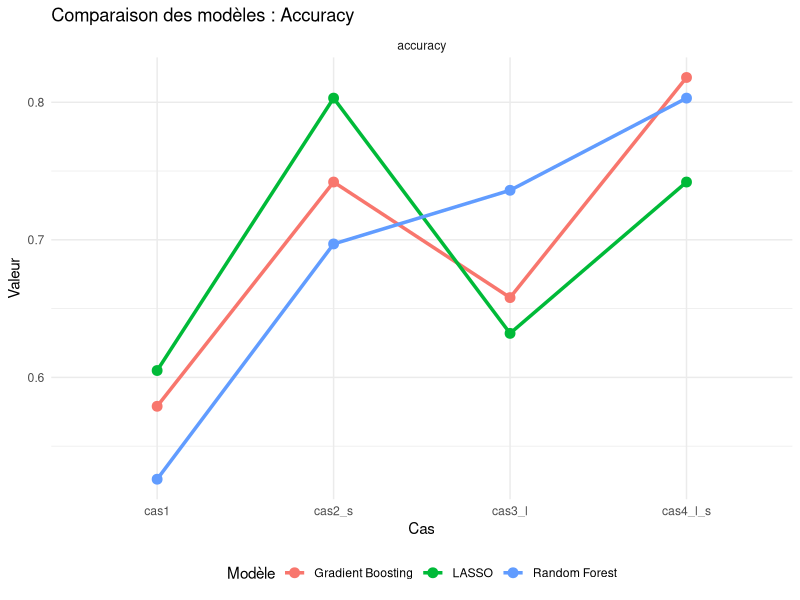

Reproduce this figure in R.
# Vecteurs simulés pour chaque modèle et métrique
cas <- rep(c("cas1", "cas2_s", "cas3_l", "cas4_l_s"), each = 3)

modèles <- rep(c("LASSO", "Random Forest", "Gradient Boosting"), times = 4)

accuracy <- c(0.605, 0.526, 0.579,   # cas1
              0.803, 0.697, 0.742,   # cas2
              0.632, 0.736, 0.658,   # cas3
              0.742, 0.803, 0.818)   # cas4

# Créer le dataframe
df_perf <- data.frame(cas = cas, modèle = modèles, accuracy = accuracy)

library(tidyr)
library(ggplot2)

# Reshape en format long
df_long <- pivot_longer(df_perf, cols = c("accuracy"),
                        names_to = "métrique", values_to = "valeur")

# Graphique
ggplot(df_long, aes(x = cas, y = valeur, color = modèle, group = modèle)) +
  geom_line(linewidth = 1.2) +
  geom_point(size = 3) +
  facet_wrap(~métrique, scales = "free_y") +
  labs(title = "Comparaison des modèles : Accuracy",
       x = "Cas", y = "Valeur", color = "Modèle") +
  theme_minimal() +
  theme(legend.position = "bottom")
